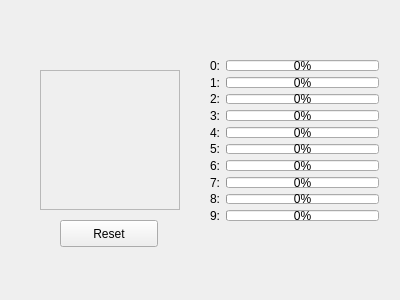
<?xml version="1.0" encoding="UTF-8"?>
<ui version="4.0">
 <class>Form</class>
 <widget class="QWidget" name="Form">
  <property name="geometry">
   <rect>
    <x>0</x>
    <y>0</y>
    <width>400</width>
    <height>300</height>
   </rect>
  </property>
  <property name="windowTitle">
   <string>MNIST classifier</string>
  </property>
  <widget class="QFrame" name="frame">
   <property name="geometry">
    <rect>
     <x>40</x>
     <y>70</y>
     <width>140</width>
     <height>140</height>
    </rect>
   </property>
   <property name="frameShape">
    <enum>QFrame::StyledPanel</enum>
   </property>
   <property name="frameShadow">
    <enum>QFrame::Raised</enum>
   </property>
  </widget>
  <widget class="QPushButton" name="resetButton">
   <property name="geometry">
    <rect>
     <x>60</x>
     <y>220</y>
     <width>98</width>
     <height>27</height>
    </rect>
   </property>
   <property name="text">
    <string>Reset</string>
   </property>
  </widget>
  <widget class="QWidget" name="formLayoutWidget">
   <property name="geometry">
    <rect>
     <x>210</x>
     <y>60</y>
     <width>169</width>
     <height>161</height>
    </rect>
   </property>
   <layout class="QFormLayout" name="formLayout_2">
    <property name="fieldGrowthPolicy">
     <enum>QFormLayout::AllNonFixedFieldsGrow</enum>
    </property>
    <item row="0" column="0">
     <widget class="QLabel" name="label">
      <property name="text">
       <string>0:</string>
      </property>
     </widget>
    </item>
    <item row="1" column="0">
     <widget class="QLabel" name="label_2">
      <property name="text">
       <string>1:</string>
      </property>
     </widget>
    </item>
    <item row="1" column="1">
     <widget class="QProgressBar" name="bar1">
      <property name="value">
       <number>0</number>
      </property>
      <property name="orientation">
       <enum>Qt::Horizontal</enum>
      </property>
     </widget>
    </item>
    <item row="2" column="0">
     <widget class="QLabel" name="label_3">
      <property name="text">
       <string>2:</string>
      </property>
     </widget>
    </item>
    <item row="2" column="1">
     <widget class="QProgressBar" name="bar2">
      <property name="value">
       <number>0</number>
      </property>
      <property name="orientation">
       <enum>Qt::Horizontal</enum>
      </property>
     </widget>
    </item>
    <item row="3" column="0">
     <widget class="QLabel" name="label_4">
      <property name="text">
       <string>3:</string>
      </property>
     </widget>
    </item>
    <item row="3" column="1">
     <widget class="QProgressBar" name="bar3">
      <property name="value">
       <number>0</number>
      </property>
      <property name="orientation">
       <enum>Qt::Horizontal</enum>
      </property>
     </widget>
    </item>
    <item row="4" column="0">
     <widget class="QLabel" name="label_5">
      <property name="text">
       <string>4:</string>
      </property>
     </widget>
    </item>
    <item row="4" column="1">
     <widget class="QProgressBar" name="bar4">
      <property name="value">
       <number>0</number>
      </property>
      <property name="orientation">
       <enum>Qt::Horizontal</enum>
      </property>
     </widget>
    </item>
    <item row="5" column="0">
     <widget class="QLabel" name="label_6">
      <property name="text">
       <string>5:</string>
      </property>
     </widget>
    </item>
    <item row="5" column="1">
     <widget class="QProgressBar" name="bar5">
      <property name="value">
       <number>0</number>
      </property>
      <property name="orientation">
       <enum>Qt::Horizontal</enum>
      </property>
     </widget>
    </item>
    <item row="6" column="0">
     <widget class="QLabel" name="label_7">
      <property name="text">
       <string>6:</string>
      </property>
     </widget>
    </item>
    <item row="6" column="1">
     <widget class="QProgressBar" name="bar6">
      <property name="value">
       <number>0</number>
      </property>
      <property name="orientation">
       <enum>Qt::Horizontal</enum>
      </property>
     </widget>
    </item>
    <item row="7" column="0">
     <widget class="QLabel" name="label_8">
      <property name="text">
       <string>7:</string>
      </property>
     </widget>
    </item>
    <item row="7" column="1">
     <widget class="QProgressBar" name="bar7">
      <property name="value">
       <number>0</number>
      </property>
      <property name="orientation">
       <enum>Qt::Horizontal</enum>
      </property>
     </widget>
    </item>
    <item row="8" column="0">
     <widget class="QLabel" name="label_9">
      <property name="text">
       <string>8:</string>
      </property>
     </widget>
    </item>
    <item row="8" column="1">
     <widget class="QProgressBar" name="bar8">
      <property name="value">
       <number>0</number>
      </property>
      <property name="orientation">
       <enum>Qt::Horizontal</enum>
      </property>
     </widget>
    </item>
    <item row="9" column="0">
     <widget class="QLabel" name="label_10">
      <property name="text">
       <string>9:</string>
      </property>
     </widget>
    </item>
    <item row="9" column="1">
     <widget class="QProgressBar" name="bar9">
      <property name="value">
       <number>0</number>
      </property>
      <property name="orientation">
       <enum>Qt::Horizontal</enum>
      </property>
     </widget>
    </item>
    <item row="0" column="1">
     <widget class="QProgressBar" name="bar0">
      <property name="value">
       <number>0</number>
      </property>
      <property name="orientation">
       <enum>Qt::Horizontal</enum>
      </property>
     </widget>
    </item>
   </layout>
  </widget>
 </widget>
 <resources/>
 <connections/>
</ui>
